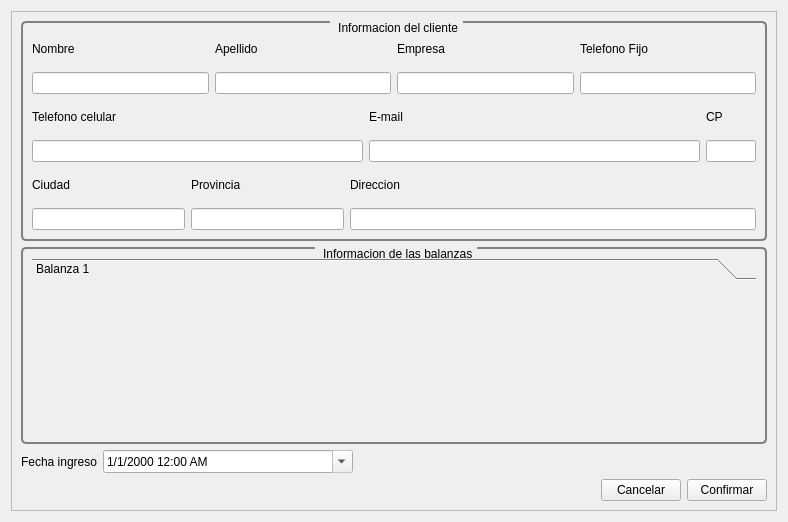
<?xml version="1.0" encoding="UTF-8"?>
<ui version="4.0">
 <class>confirmar</class>
 <widget class="QWidget" name="confirmar">
  <property name="geometry">
   <rect>
    <x>0</x>
    <y>0</y>
    <width>788</width>
    <height>522</height>
   </rect>
  </property>
  <property name="windowTitle">
   <string>Form</string>
  </property>
  <layout class="QHBoxLayout" name="horizontalLayout_8">
   <item>
    <widget class="QScrollArea" name="scrollArea">
     <property name="widgetResizable">
      <bool>true</bool>
     </property>
     <widget class="QWidget" name="scrollAreaWidgetContents">
      <property name="geometry">
       <rect>
        <x>0</x>
        <y>0</y>
        <width>768</width>
        <height>502</height>
       </rect>
      </property>
      <layout class="QVBoxLayout" name="verticalLayout">
       <item>
        <layout class="QVBoxLayout" name="verticalLayout_4">
         <item>
          <widget class="QGroupBox" name="gbCliente">
           <property name="minimumSize">
            <size>
             <width>0</width>
             <height>220</height>
            </size>
           </property>
           <property name="sizeIncrement">
            <size>
             <width>0</width>
             <height>0</height>
            </size>
           </property>
           <property name="styleSheet">
            <string notr="true"> QGroupBox {
     background-color: qlineargradient(x1: 0, y1: 0, x2: 0, y2: 1,
                                       stop: 0 #E0E0E0 , stop: 1 #FFFFFF);
     border: 2px solid gray;
     border-radius: 5px;
     margin-top: 1ex; /* leave space at the top for the title */
 }

 QGroupBox::title {
     subcontrol-origin: margin;
     subcontrol-position: top center; /* position at the top center */
     padding: 0 3px;
     background-color: qlineargradient(x1: 0, y1: 0, x2: 0, y2: 1,
                                       stop: 0 #E0E0E0 , stop: 1 #FFFFFF);
 }</string>
           </property>
           <property name="title">
            <string> Informacion del cliente</string>
           </property>
           <layout class="QHBoxLayout" name="horizontalLayout_7">
            <item>
             <layout class="QVBoxLayout" name="verticalLayout_13">
              <item>
               <layout class="QHBoxLayout" name="horizontalLayout_4">
                <item>
                 <layout class="QVBoxLayout" name="verticalLayout_2">
                  <item>
                   <widget class="QLabel" name="label">
                    <property name="text">
                     <string>Nombre</string>
                    </property>
                   </widget>
                  </item>
                  <item>
                   <widget class="QLineEdit" name="leNombre">
                    <property name="readOnly">
                     <bool>true</bool>
                    </property>
                   </widget>
                  </item>
                 </layout>
                </item>
                <item>
                 <layout class="QVBoxLayout" name="verticalLayout_3">
                  <item>
                   <widget class="QLabel" name="label_2">
                    <property name="text">
                     <string>Apellido</string>
                    </property>
                   </widget>
                  </item>
                  <item>
                   <widget class="QLineEdit" name="leApellido">
                    <property name="readOnly">
                     <bool>true</bool>
                    </property>
                   </widget>
                  </item>
                 </layout>
                </item>
                <item>
                 <layout class="QVBoxLayout" name="verticalLayout_14">
                  <item>
                   <widget class="QLabel" name="label_8">
                    <property name="text">
                     <string>Empresa</string>
                    </property>
                   </widget>
                  </item>
                  <item>
                   <widget class="QLineEdit" name="leEmpresa">
                    <property name="readOnly">
                     <bool>true</bool>
                    </property>
                   </widget>
                  </item>
                 </layout>
                </item>
                <item>
                 <layout class="QVBoxLayout" name="verticalLayout_11">
                  <item>
                   <widget class="QLabel" name="label_3">
                    <property name="text">
                     <string>Telefono Fijo</string>
                    </property>
                   </widget>
                  </item>
                  <item>
                   <widget class="QLineEdit" name="leTelefonoFijo">
                    <property name="readOnly">
                     <bool>true</bool>
                    </property>
                   </widget>
                  </item>
                 </layout>
                </item>
               </layout>
              </item>
              <item>
               <layout class="QHBoxLayout" name="horizontalLayout_5">
                <item>
                 <layout class="QVBoxLayout" name="verticalLayout_10">
                  <item>
                   <widget class="QLabel" name="label_16">
                    <property name="text">
                     <string>Telefono celular</string>
                    </property>
                   </widget>
                  </item>
                  <item>
                   <widget class="QLineEdit" name="leTelefonoCelular">
                    <property name="readOnly">
                     <bool>true</bool>
                    </property>
                   </widget>
                  </item>
                 </layout>
                </item>
                <item>
                 <layout class="QVBoxLayout" name="verticalLayout_5" stretch="0,0">
                  <item>
                   <widget class="QLabel" name="label_5">
                    <property name="text">
                     <string>E-mail</string>
                    </property>
                   </widget>
                  </item>
                  <item>
                   <widget class="QLineEdit" name="leEmail">
                    <property name="minimumSize">
                     <size>
                      <width>300</width>
                      <height>0</height>
                     </size>
                    </property>
                    <property name="readOnly">
                     <bool>true</bool>
                    </property>
                   </widget>
                  </item>
                 </layout>
                </item>
                <item>
                 <layout class="QVBoxLayout" name="verticalLayout_9">
                  <property name="spacing">
                   <number>6</number>
                  </property>
                  <property name="sizeConstraint">
                   <enum>QLayout::SetMinimumSize</enum>
                  </property>
                  <item>
                   <widget class="QLabel" name="label_7">
                    <property name="sizePolicy">
                     <sizepolicy hsizetype="Minimum" vsizetype="Preferred">
                      <horstretch>0</horstretch>
                      <verstretch>0</verstretch>
                     </sizepolicy>
                    </property>
                    <property name="maximumSize">
                     <size>
                      <width>30</width>
                      <height>16777215</height>
                     </size>
                    </property>
                    <property name="text">
                     <string>CP</string>
                    </property>
                   </widget>
                  </item>
                  <item>
                   <widget class="QLineEdit" name="leCp">
                    <property name="sizePolicy">
                     <sizepolicy hsizetype="Minimum" vsizetype="Fixed">
                      <horstretch>0</horstretch>
                      <verstretch>0</verstretch>
                     </sizepolicy>
                    </property>
                    <property name="maximumSize">
                     <size>
                      <width>50</width>
                      <height>16777215</height>
                     </size>
                    </property>
                    <property name="readOnly">
                     <bool>true</bool>
                    </property>
                   </widget>
                  </item>
                 </layout>
                </item>
               </layout>
              </item>
              <item>
               <layout class="QHBoxLayout" name="horizontalLayout_6">
                <item>
                 <layout class="QVBoxLayout" name="verticalLayout_6">
                  <item>
                   <widget class="QLabel" name="lCiudad">
                    <property name="text">
                     <string>Ciudad</string>
                    </property>
                   </widget>
                  </item>
                  <item>
                   <widget class="QLineEdit" name="leCiudad">
                    <property name="readOnly">
                     <bool>true</bool>
                    </property>
                   </widget>
                  </item>
                 </layout>
                </item>
                <item>
                 <layout class="QVBoxLayout" name="verticalLayout_7">
                  <item>
                   <widget class="QLabel" name="label_4">
                    <property name="text">
                     <string>Provincia</string>
                    </property>
                   </widget>
                  </item>
                  <item>
                   <widget class="QLineEdit" name="leProvincia">
                    <property name="readOnly">
                     <bool>true</bool>
                    </property>
                   </widget>
                  </item>
                 </layout>
                </item>
                <item>
                 <layout class="QVBoxLayout" name="verticalLayout_12">
                  <item>
                   <widget class="QLabel" name="label_6">
                    <property name="text">
                     <string>Direccion</string>
                    </property>
                   </widget>
                  </item>
                  <item>
                   <widget class="QLineEdit" name="leDireccion">
                    <property name="minimumSize">
                     <size>
                      <width>406</width>
                      <height>0</height>
                     </size>
                    </property>
                    <property name="readOnly">
                     <bool>true</bool>
                    </property>
                   </widget>
                  </item>
                 </layout>
                </item>
               </layout>
              </item>
             </layout>
            </item>
           </layout>
          </widget>
         </item>
         <item>
          <widget class="QGroupBox" name="gbBalanzas">
           <property name="font">
            <font>
             <underline>false</underline>
             <strikeout>false</strikeout>
            </font>
           </property>
           <property name="styleSheet">
            <string notr="true"> QGroupBox {
     background-color: qlineargradient(x1: 0, y1: 0, x2: 0, y2: 1,
                                       stop: 0 #E0E0E0, stop: 1 #FFFFFF);
     border: 2px solid gray;
     border-radius: 5px;
     margin-top: 1ex; /* leave space at the top for the title */
 }

 QGroupBox::title {
     subcontrol-origin: margin;
     subcontrol-position: top center; /* position at the top center */
     padding: 0 3px;
     background-color: qlineargradient(x1: 0, y1: 0, x2: 0, y2: 1,
                                       stop: 0 #E0E0E0, stop: 1 #FFFFFF);
 }</string>
           </property>
           <property name="title">
            <string> Informacion de las balanzas</string>
           </property>
           <layout class="QHBoxLayout" name="horizontalLayout">
            <item>
             <widget class="QToolBox" name="tbBalanzas">
              <property name="sizePolicy">
               <sizepolicy hsizetype="Preferred" vsizetype="Expanding">
                <horstretch>0</horstretch>
                <verstretch>0</verstretch>
               </sizepolicy>
              </property>
              <property name="styleSheet">
               <string notr="true"/>
              </property>
              <property name="currentIndex">
               <number>0</number>
              </property>
              <widget class="QWidget" name="page_2">
               <property name="geometry">
                <rect>
                 <x>0</x>
                 <y>0</y>
                 <width>726</width>
                 <height>125</height>
                </rect>
               </property>
               <attribute name="label">
                <string>Balanza 1</string>
               </attribute>
              </widget>
             </widget>
            </item>
           </layout>
          </widget>
         </item>
         <item>
          <layout class="QHBoxLayout" name="horizontalLayout_3">
           <item>
            <widget class="QLabel" name="label_12">
             <property name="text">
              <string>Fecha ingreso</string>
             </property>
            </widget>
           </item>
           <item>
            <widget class="QDateTimeEdit" name="dateTimeEdit">
             <property name="sizePolicy">
              <sizepolicy hsizetype="Minimum" vsizetype="Fixed">
               <horstretch>0</horstretch>
               <verstretch>0</verstretch>
              </sizepolicy>
             </property>
             <property name="minimumSize">
              <size>
               <width>250</width>
               <height>0</height>
              </size>
             </property>
             <property name="readOnly">
              <bool>true</bool>
             </property>
             <property name="displayFormat">
              <string>d/M/yyyy h:mm AP</string>
             </property>
             <property name="calendarPopup">
              <bool>true</bool>
             </property>
            </widget>
           </item>
           <item>
            <spacer name="horizontalSpacer">
             <property name="orientation">
              <enum>Qt::Horizontal</enum>
             </property>
             <property name="sizeType">
              <enum>QSizePolicy::Expanding</enum>
             </property>
             <property name="sizeHint" stdset="0">
              <size>
               <width>50</width>
               <height>20</height>
              </size>
             </property>
            </spacer>
           </item>
          </layout>
         </item>
         <item>
          <layout class="QHBoxLayout" name="horizontalLayout_2">
           <item>
            <spacer name="horizontalSpacer_2">
             <property name="orientation">
              <enum>Qt::Horizontal</enum>
             </property>
             <property name="sizeHint" stdset="0">
              <size>
               <width>40</width>
               <height>20</height>
              </size>
             </property>
            </spacer>
           </item>
           <item>
            <widget class="QPushButton" name="pbCancelar">
             <property name="text">
              <string>Cancelar</string>
             </property>
            </widget>
           </item>
           <item>
            <widget class="QPushButton" name="pbIngresar">
             <property name="text">
              <string>Confirmar</string>
             </property>
            </widget>
           </item>
          </layout>
         </item>
        </layout>
       </item>
      </layout>
     </widget>
    </widget>
   </item>
  </layout>
 </widget>
 <resources/>
 <connections/>
</ui>
